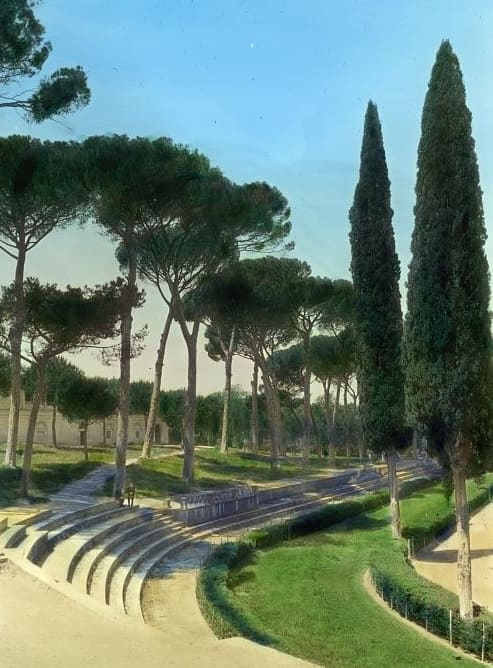
#> input picture design_handoff_phone_film/assets/scene.jpg, 493 x 668 px
$ python extract_lut.py ../design_handoff_phone_film/assets/scene.jpg ../design_handoff_phone_film/assets/scene.jpg ../design_handoff_phone_film/assets/scene.jpg
#> lines starting #> are read from the running program, lines starting #| are printed output that depends on the picture
"""
보정 전/후 사진 한 쌍에서 3D LUT(.cube)를 추출하는 스크립트

사용법:
    pip install numpy pillow scipy
    python tools/extract_lut.py my_film.cube before1.jpg after1.jpg [before2.jpg after2.jpg ...]

각 before / after 쌍은 같은 장면, 같은 구도(크롭 X)여야 합니다.
장면이 다른 쌍을 여러 개 주면 하나의 LUT로 합칩니다(권장: 하늘/피부/중립색/그림자 포함).
결과: my_film.cube (LUT), my_film_check.jpg (첫 쌍 기준 전 / LUT 적용 / 후 비교)
검증: 각 쌍의 아래 30%를 학습에서 빼 두고 그 영역의 오차를 따로 출력합니다.
"""
import io
import sys
sys.stdout.reconfigure(encoding="utf-8")
import numpy as np
from PIL import Image, ImageCms
from scipy.ndimage import gaussian_filter, map_coordinates

N = 33          # LUT 격자 크기 (17 / 33 / 65)
MAX_SIDE = 1200 # 분석용 축소 크기
SIGMA = 1.0     # 격자 평활화 강도 (클수록 부드럽고 덜 정확)
REG = 2e-5      # 데이터가 적은 색 영역은 원본 유지 쪽으로 당기는 정도
GATE_SIGMA = 4.5   # 게이트 밀도를 퍼뜨리는 정도(격자 단위). 작으면 경계가 가팔라져 하늘 같은 평탄한 곳의 잡음이 증폭된다
GATE_REF = 1.0e-5  # 격자점당 데이터 비율이 이 값 이상이면 효과 100%, 0이면 원본 그대로
MAX_GAIN = 2.0     # LUT 국소 기울기 상한: 입력의 작은 차이(센서 노이즈)를 이 배율 이상 벌리지 않는다. 1.0 = 원본과 같은 기울기
LAST_GRADE = None
LAST_GATE_COVERAGE = 0.0  # 마지막 build_lut에서 효과가 절반 이상 적용된 격자 비율(진단용)


def _icc_to_srgb(im, icc):
    """ICC 프로파일이 sRGB가 아니면(예: Display P3) sRGB로 변환한다. 앱의 카메라 프레임은 sRGB 기준이다."""
    if not icc:
        return im  # 프로파일 없음 -> sRGB로 간주
    try:
        src = ImageCms.ImageCmsProfile(io.BytesIO(icc))
        if "srgb" in ImageCms.getProfileDescription(src).strip().lower():
            return im
        intent = getattr(getattr(ImageCms, "Intent", ImageCms), "RELATIVE_COLORIMETRIC", None)
        if intent is None:
            intent = ImageCms.INTENT_RELATIVE_COLORIMETRIC
        return ImageCms.profileToProfile(im, src, ImageCms.createProfile("sRGB"), renderingIntent=intent, outputMode="RGB")
    except Exception as e:  # 변환 실패 시 원본 값 사용(경고)
        print(f"경고: 색 프로파일 변환 실패, 그대로 사용합니다 ({e})")
        return im


def load_pair(before_path, after_path):
    b0 = Image.open(before_path)
    b_icc = b0.info.get("icc_profile")
    scale = MAX_SIDE / max(b0.size)
    b = b0.convert("RGB")
    if scale < 1:
        b = b.resize((int(b.width * scale), int(b.height * scale)), Image.LANCZOS)
    b = _icc_to_srgb(b, b_icc)
    a0 = Image.open(after_path)
    a_icc = a0.info.get("icc_profile")
    a = _icc_to_srgb(a0.convert("RGB").resize(b.size, Image.LANCZOS), a_icc)
    f = lambda im: np.asarray(im, dtype=np.float32).reshape(-1, 3) / 255.0
    return b, a, f(b), f(a)


# ───────────── 보정 규칙(전역 모델) ─────────────
# 사진에 나온 색만 외우면 처음 보는 색에서 엉뚱해진다. 그래서 먼저 "보정이 색을 어떻게 바꾸는가"를 규칙으로 배운다.
#  1) 색온도/틴트: 모든 색에 같은 방향으로 걸리는 전역 이동(파랑<->노랑, 초록<->자홍). 선형광 RGB 채널 이득.
#  2) 밝기별 곡선: 그림자 들뜸/하이라이트 눌림(대비) -> Oklab 밝기 L의 이동
#  3) 밝기별 채도/색상/틴트: 색이 얼마나 바래는지, 어느 쪽으로 도는지, 그림자/하이라이트에 입히는 색 -> a,b 평면의 복소수 변환 z' = m*z + t
# 규칙은 색이 아니라 밝기에만 의존하므로 모든 색에 정의된다. 데이터가 없는 밝기는 원본 쪽으로 서서히 되돌린다.

NB = 20           # 밝기 구간 수
WB_LIMIT = (0.5, 2.0)


def _to_lin(c):
    c = np.clip(c, 0, 1)
    return np.where(c <= 0.04045, c / 12.92, ((c + 0.055) / 1.055) ** 2.4)


def _to_srgb(l):
    l = np.clip(l, 0, 1)
    return np.where(l <= 0.0031308, l * 12.92, 1.055 * l ** (1 / 2.4) - 0.055)


def to_oklab(rgb):
    return lin_to_oklab(_to_lin(rgb))


def lin_to_oklab(l):
    """선형광 RGB(0..1을 넘어도 됨) -> Oklab. 색온도 이득으로 1.0을 넘은 값을 자르지 않고 끝까지 가져가기 위해 분리했다."""
    r, g, b = l[..., 0], l[..., 1], l[..., 2]
    L_ = np.cbrt(0.4122214708 * r + 0.5363325363 * g + 0.0514459929 * b)
    M_ = np.cbrt(0.2119034982 * r + 0.6806995451 * g + 0.1073969566 * b)
    S_ = np.cbrt(0.0883024619 * r + 0.2817188376 * g + 0.6299787005 * b)
    return np.stack([
        0.2104542553 * L_ + 0.7936177850 * M_ - 0.0040720468 * S_,
        1.9779984951 * L_ - 2.4285922050 * M_ + 0.4505937099 * S_,
        0.0259040371 * L_ + 0.7827717662 * M_ - 0.8086757660 * S_,
    ], axis=-1)


def from_oklab(lab):
    L, a, b = lab[..., 0], lab[..., 1], lab[..., 2]
    l_ = L + 0.3963377774 * a + 0.2158037573 * b
    m_ = L - 0.1055613458 * a - 0.0638541728 * b
    s_ = L - 0.0894841775 * a - 1.2914855480 * b
    l, m, s = l_ ** 3, m_ ** 3, s_ ** 3
    lin = np.stack([
        4.0767416621 * l - 3.3077115913 * m + 0.2309699292 * s,
        -1.2684380046 * l + 2.6097574011 * m - 0.3413193965 * s,
        -0.0041960863 * l - 0.7034186147 * m + 1.7076147010 * s,
    ], axis=-1)
    return _to_srgb(lin)


NEUTRAL_CHROMA = 0.035   # 원본에서 이 값보다 채도가 낮은 픽셀을 "원래 회색"으로 본다(Oklab 채도)
WB_ZONES = [(0.30, 0.50), (0.50, 0.70), (0.70, 0.92)]  # 밝기 구간(그림자 쪽, 중간, 밝은 쪽). 가장 어두운 쪽은 그림자 들뜸이 섞여 제외
WB_ZONE_MIN = 500         # 구간별 최소 중립색 픽셀 수
WB_CONSISTENT = 0.12      # 구간별 로그 이득 벡터가 이 값 안에서 일치해야 "전역 색온도 이동"으로 인정
LAST_WB_INFO = ""


def fit_white_balance(src, dst):
    """전역 색온도/틴트: **원래 회색이던 픽셀**(중립색)이 보정 후 어느 색이 되었는지, 밝기 구간별로 잰다.
    - 포화된 색(예: 짙은 남색 밤하늘 -> 회색)의 변화는 색온도가 아니라 채도 변화라서 제외한다.
    - 구간마다 이동 방향이 다르면(그림자는 차갑게, 밝은 곳은 따뜻하게 같은 스플릿 톤) 전역 이동이 아니므로 0으로 두고
      밝기별 틴트(fit_grade)가 담당한다. 구간이 하나뿐이면 일관성을 확인할 수 없으므로 절반만 반영한다.
    전체 밝기는 밝기 곡선이 담당하므로 이득의 기하평균은 1로 맞춘다."""
    global LAST_WB_INFO
    lab = to_oklab(src)
    chroma = np.hypot(lab[:, 1], lab[:, 2])
    sl, dl = _to_lin(src), _to_lin(dst)
    base = (chroma < NEUTRAL_CHROMA) & (dl.min(1) > 0.02) & (dl.max(1) < 0.95)
    vecs, counts = [], []
    for lo, hi in WB_ZONES:
        m = base & (lab[:, 0] >= lo) & (lab[:, 0] < hi)
        if m.sum() >= WB_ZONE_MIN:
            lr = np.median(np.log(dl[m] / np.maximum(sl[m], 1e-4)), axis=0)
            vecs.append(lr - lr.mean()); counts.append(int(m.sum()))
    if not vecs:
        LAST_WB_INFO = "중립색 부족 -> 색온도 이동 0"
        return np.ones(3)
    spread = max(np.abs(v - vecs[0]).max() for v in vecs)
    if len(vecs) >= 2 and spread > WB_CONSISTENT:
        LAST_WB_INFO = f"구간별 방향이 달라(스플릿 톤, 편차 {spread:.2f}) 전역 이동 0, 밝기별 틴트가 담당"
        return np.ones(3)
    w = np.array(counts, float)
    lr = sum(v * wi for v, wi in zip(vecs, w)) / w.sum()
    if len(vecs) == 1:
        lr = lr * 0.5
        LAST_WB_INFO = f"구간 1개({counts[0]}픽셀)라 일관성 확인 불가 -> 절반만 반영"
    else:
        LAST_WB_INFO = f"{len(vecs)}개 구간이 일관됨(편차 {spread:.2f}, {sum(counts)}픽셀)"
    return np.clip(np.exp(lr), *WB_LIMIT)


# [27 lines left out: functions kelvin_to_linear_rgb, kelvin_white_balance, not called in this run]


def apply_white_balance(rgb, g):
    return _to_srgb(_to_lin(rgb) * g)

# ───────────── 파라미터로 만드는 룩(사진 쌍을 쓰지 않음) ─────────────
# 보정 사진에서 학습하면 그 사진의 바램/낮은 대비까지 따라가서 색이 죽을 수 있다. 그래서 원하는 룩을 직접 숫자로 정한다.
# 순서: 색온도(화이트밸런스) -> RGB 원색 채도 -> 대비 -> 하이라이트 밝기. 모두 Oklab 공간에서 처리한다.
PRIMARY_HUES = {"red": 29.0, "green": 142.0, "blue": 264.0}  # Oklab 색상각(도)
HUE_WIDTH = 32.0           # 원색 주변으로 효과가 퍼지는 폭(도, 가우시안 표준편차)
CONTRAST_PIVOT = 0.60      # 대비 기준 밝기(Oklab L). sRGB 중간 회색이 약 0.6
HIGHLIGHT_START = (0.50, 0.95)  # 하이라이트로 보는 밝기 구간


# [7 lines left out: function _hue_weight, not called in this run]


def _smoothstep(e0, e1, x):
    t = np.clip((x - e0) / (e1 - e0), 0, 1)
    return t * t * (3 - 2 * t)


# [56 lines left out: functions _fit_gamut, _raw_rgb, parametric_lut, not called in this run]


# ───────────── 색상 범위 보정(후처리) ─────────────
GREEN_HUE = 140.0   # Oklab 색상각: 초록 약 140도, 청록(시안) 약 195도. 각도가 커지는 쪽이 청록이다.


# [22 lines left out: functions read_cube, hue_tweak_lut, not called in this run]


def kelvin_only_lut(kelvin):
    """색온도만 바꾸는 LUT(대비/채도 유지). parametric_lut 의 특수한 경우."""
    return parametric_lut(kelvin=kelvin)


def _smooth_bins(vals, w, sigma=1.2):
    """구간 축으로 신뢰도 가중 평균. 반환: (평활된 값, 평활된 신뢰도)"""
    k = np.exp(-0.5 * (np.arange(-4, 5) / sigma) ** 2)
    k /= k.sum()
    num = np.convolve(vals * w, k, mode="same")
    den = np.convolve(w, k, mode="same")
    out = np.where(den > 1e-9, num / np.maximum(den, 1e-9), 0.0)
    return out, np.clip(den, 0, 1)


def fit_grade(src, dst, kelvin=None):
    """보정 규칙을 학습해 dict로 돌려준다. kelvin이 있으면 색온도를 그 값으로 고정하고(사진에서 추정하지 않음),
    밝기별 곡선/채도/틴트는 그 색온도를 적용한 뒤의 잔여 변화로 학습한다."""
    global LAST_WB_INFO
    if kelvin is not None:
        g = kelvin_white_balance(kelvin)
        LAST_WB_INFO = f"색온도 {kelvin:.0f}K로 고정(낮 햇빛 6500K 장면은 파랗게 변함), 틴트/색상 이동은 학습하지 않고 밝기 곡선과 채도만 학습"
    else:
        g = fit_white_balance(src, dst)
    s2 = apply_white_balance(src, g)
    lab_s, lab_d = to_oklab(s2), to_oklab(dst)
    Ls = lab_s[:, 0]
    edges = np.linspace(0, 1, NB + 1)
    centers = (edges[:-1] + edges[1:]) / 2
    which = np.clip(np.digitize(Ls, edges) - 1, 0, NB - 1)
    # 구간을 믿는 데 필요한 픽셀 수. 색온도를 고정하는 필름은 소수의 픽셀(예: 야경의 가로등)로 밝은 구간의
    # 채도 규칙을 배우지 않도록 이미지의 1% 이상이 있는 구간만 믿는다.
    n0 = max(2000.0, 0.01 * len(src)) if kelvin is not None else max(300.0, 0.0015 * len(src))
    dL = np.zeros(NB); mr = np.ones(NB); mi = np.zeros(NB); tr = np.zeros(NB); ti = np.zeros(NB); conf = np.zeros(NB)
    zs = lab_s[:, 1] + 1j * lab_s[:, 2]
    zd = lab_d[:, 1] + 1j * lab_d[:, 2]
    for k in range(NB):
        sel = which == k
        n = int(sel.sum())
        if n < 30:
            continue
        conf[k] = 1 - np.exp(-n / n0)
        dL[k] = (lab_d[sel, 0] - Ls[sel]).mean()
        z, zp = zs[sel], zd[sel]
        lam = 0.02 ** 2 * n                       # 채도 변화가 거의 없는 구간은 m=1(원본 채도) 쪽으로 당긴다
        if kelvin is not None:
            # 색온도 고정 필름: 틴트/색상 이동(t, 회전)을 학습하면 야경 데이터에 맞추느라 고정한 색온도를 되돌려 버린다.
            # 그래서 채도 배율(실수 m)만 학습한다. 야경의 남색이 회색이 된 것은 "파랑을 되돌리는 틴트"가 아니라 "채도 감소"로 설명된다.
            m = (np.sum((np.conj(z) * zp).real) + lam) / (np.sum(np.abs(z) ** 2) + lam)
            mr[k] = float(m)
            continue
        zc, zpc = z - z.mean(), zp - zp.mean()
        m = (np.sum(np.conj(zc) * zpc) + lam) / (np.sum(np.abs(zc) ** 2) + lam)
        t = zp.mean() - m * z.mean()
        mr[k], mi[k], tr[k], ti[k] = m.real, m.imag, t.real, t.imag
    # 구간 축 평활 + 데이터 없는 구간은 항등(원본)으로
    sm = {}
    for name, v, ident in (("dL", dL, 0.0), ("mr", mr, 1.0), ("mi", mi, 0.0), ("tr", tr, 0.0), ("ti", ti, 0.0)):
        sv, c = _smooth_bins(v, conf)
        sm[name] = c * sv + (1 - c) * ident
    sm["conf"] = _smooth_bins(np.zeros(NB), conf)[1]
    return {"g": g, "centers": centers, **sm}


def apply_grade(rgb, grade):
    """학습한 규칙을 임의의 색(N x 3, 0..1)에 적용한다."""
    s2 = apply_white_balance(rgb, grade["g"])
    lab = to_oklab(s2)
    L = lab[..., 0]
    c = grade["centers"]
    f = lambda key: np.interp(L, c, grade[key])
    out_L = L + f("dL")
    z = (lab[..., 1] + 1j * lab[..., 2]) * (f("mr") + 1j * f("mi")) + (f("tr") + 1j * f("ti"))
    return np.clip(from_oklab(np.stack([out_L, z.real, z.imag], axis=-1)), 0, 1)


def describe_grade(grade):
    g = grade["g"]
    warm = np.log(g[0] / g[2])  # 빨강/파랑 이득비: 양수면 따뜻하게, 음수면 차갑게
    tint = np.log(g[1] / np.sqrt(g[0] * g[2]))  # 초록 이득 / 빨강·파랑 평균: 양수면 초록 쪽
    temp = "따뜻하게(노랑 쪽)" if warm > 0.02 else "차갑게(파랑 쪽)" if warm < -0.02 else "거의 그대로"
    tn = "초록 쪽" if tint > 0.02 else "자홍 쪽" if tint < -0.02 else "거의 그대로"
    return f"색온도 이동: {temp} {abs(warm)*100:.0f}% / 틴트: {tn} {abs(tint)*100:.0f}% (채널 이득 R{g[0]:.2f} G{g[1]:.2f} B{g[2]:.2f})"


def local_gain(lut):
    """격자점마다 입력이 한 칸(1/(N-1)) 변할 때 출력이 변하는 최대 배율(세 축 중 최댓값)."""
    g = np.zeros(lut.shape[:3])
    for ax in range(3):
        d = np.abs(np.diff(lut, axis=ax)).max(axis=-1) * (N - 1)
        pad = [(0, 0)] * 3
        pad[ax] = (0, 1)
        g = np.maximum(g, np.pad(d, pad, mode="edge"))
    return g


def limit_gain(lut, max_gain=None, iters=60):
    """국소 기울기가 max_gain을 넘는 곳만 주변 평균 쪽으로 펴서 노이즈 증폭과 밴딩을 막는다.
    상한을 넘는 정도에 비례해 섞으므로, 이미 완만한 곳(보정 색감 대부분)은 그대로다."""
    max_gain = MAX_GAIN if max_gain is None else max_gain
    out = lut.copy()
    for _ in range(iters):
        over = np.clip((local_gain(out) - max_gain) / max_gain, 0, 1)
        if over.max() <= 0.01:
            break
        m = np.clip(gaussian_filter(over, 1.0, mode="nearest") * 1.5, 0, 1)[..., None] * 0.6
        smooth = np.stack([gaussian_filter(out[..., c], 1.0, mode="nearest") for c in range(3)], axis=-1)
        out = out * (1 - m) + smooth * m
    return out


def build_lut(src, dst, kelvin=None):
    grade = fit_grade(src, dst, kelvin)
    delta = dst - apply_grade(src, grade)  # 규칙으로 설명 안 되는 잔차(장면 고유의 미세 보정)만 LUT 격자로
    global LAST_GRADE
    LAST_GRADE = grade
    pos = np.clip(src, 0, 1) * (N - 1)
    i0 = np.minimum(np.floor(pos).astype(int), N - 2)
    frac = pos - i0

    sum_w = np.zeros(N ** 3, dtype=np.float64)
    sum_d = np.zeros((N ** 3, 3), dtype=np.float64)

    # 각 픽셀을 주변 8개 격자점에 트라이리니어로 분배(splatting)
    for dr in (0, 1):
        for dg in (0, 1):
            for db in (0, 1):
                w = (
                    (frac[:, 0] if dr else 1 - frac[:, 0])
                    * (frac[:, 1] if dg else 1 - frac[:, 1])
                    * (frac[:, 2] if db else 1 - frac[:, 2])
                )
                idx = ((i0[:, 0] + dr) * N + (i0[:, 1] + dg)) * N + (i0[:, 2] + db)
                sum_w += np.bincount(idx, weights=w, minlength=N ** 3)
                for c in range(3):
                    sum_d[:, c] += np.bincount(idx, weights=w * delta[:, c], minlength=N ** 3)

    sum_w = sum_w.reshape(N, N, N)
    sum_d = sum_d.reshape(N, N, N, 3)

    # 정규화 컨볼루션: 빈 격자점은 이웃 데이터로 채우고, 데이터가 없으면 delta=0(원본 유지)
    reg = REG * len(src)
    w_s = gaussian_filter(sum_w, SIGMA, mode="nearest")
    lut_delta = np.zeros_like(sum_d)
    for c in range(3):
        d_s = gaussian_filter(sum_d[..., c], SIGMA, mode="nearest")
        lut_delta[..., c] = d_s / (w_s + reg)

    grid = np.stack(np.meshgrid(*[np.linspace(0, 1, N)] * 3, indexing="ij"), axis=-1)
    base = apply_grade(grid.reshape(-1, 3), grade).reshape(N, N, N, 3)  # 규칙은 모든 색에 정의되므로 게이트하지 않는다

    # 게이트: 학습 데이터가 없는 색에서는 다항식 외삽이 엉뚱한 색(예: 초록 -> 갈색)을 만든다.
    # 데이터 밀도가 낮을수록 원본(grid) 쪽으로 되돌려, 모르는 색은 건드리지 않는다.
    global LAST_GATE_COVERAGE
    density = gaussian_filter(sum_w, GATE_SIGMA, mode="nearest") / len(src)
    t = np.clip(density / GATE_REF, 0, 1)
    gate = t * t * (3 - 2 * t)
    LAST_GATE_COVERAGE = float((gate > 0.5).mean())
    out = base + gate[..., None] * lut_delta  # 규칙(전역) + 데이터가 있는 곳의 잔차(게이트)
    out = limit_gain(np.clip(out, 0, 1))
    return np.clip(out, 0, 1).astype(np.float32)  # [r, g, b, 3]


def apply_lut(img_rgb01, lut):
    pos = np.clip(img_rgb01, 0, 1) * (N - 1)
    coords = [pos[:, c] for c in range(3)]
    out = np.stack(
        [map_coordinates(lut[..., c], coords, order=1, mode="nearest") for c in range(3)],
        axis=-1,
    )
    return np.clip(out, 0, 1)


def write_cube(path, lut, title="Film"):
    with open(path, "w") as f:
        f.write(f'TITLE "{title}"\nLUT_3D_SIZE {N}\nDOMAIN_MIN 0 0 0\nDOMAIN_MAX 1 1 1\n')
        # .cube 순서: R이 가장 빨리 변함 -> [b][g][r]
        for b in range(N):
            for g in range(N):
                for r in range(N):
                    v = lut[r, g, b]
                    f.write(f"{v[0]:.6f} {v[1]:.6f} {v[2]:.6f}\n")


def load_pairs(paths, holdout=0.3):
    tr_s, tr_d, te_s, te_d, first = [], [], [], [], None
    for bp, ap in zip(paths[0::2], paths[1::2]):
        b_img, a_img, src, dst = load_pair(bp, ap)
        if first is None:
            first = (b_img, a_img, src, dst)
        w, h = b_img.size
        cut = int(h * (1 - holdout)) * w
        tr_s.append(src[:cut]); tr_d.append(dst[:cut])
        te_s.append(src[cut:]); te_d.append(dst[cut:])
    return first, [np.concatenate(x) for x in (tr_s, tr_d, te_s, te_d)]


def run(out_p, pair_paths, check_path="auto", title=None, kelvin=None):
    """사진 쌍(경로 목록: before1, after1, before2, after2 ...)에서 LUT를 만들어 out_p에 저장한다.
    check_path: "auto"면 out_p 옆에 _check.jpg 저장, None이면 저장하지 않음, 경로면 그곳에 저장."""
    (b_img, a_img, src0, dst0), (tr_s, tr_d, te_s, te_d) = load_pairs(pair_paths)

    # 1) 검증: 학습에서 뺀 영역으로 정확도 측정
    lut_v = build_lut(tr_s, tr_d, kelvin)
    e = lambda p, d: np.abs(p - d).mean() * 255
    print(f"[검증] 학습 영역 오차 {e(apply_lut(tr_s, lut_v), tr_d):.2f} / "
          f"보지 않은 영역 오차 {e(apply_lut(te_s, lut_v), te_d):.2f} (보정 전 {e(te_s, te_d):.2f})")

    # 2) 최종 LUT는 전체 데이터로
    all_s, all_d = np.concatenate([tr_s, te_s]), np.concatenate([tr_d, te_d])
    lut = build_lut(all_s, all_d, kelvin)
    name = title or out_p.replace("\\", "/").rsplit("/", 1)[-1].rsplit(".", 1)[0]
    write_cube(out_p, lut, title=name)
    print("보정 규칙 -", describe_grade(LAST_GRADE), f"[{LAST_WB_INFO}]")
    print(f"장면 고유 보정이 적용되는 색 영역: 전체 색 공간의 {LAST_GATE_COVERAGE*100:.1f}% (나머지는 원본 유지)")
    print(f"전체 평균 오차(0~255): 보정 전 {e(all_s, all_d):.2f} -> LUT 적용 후 {e(apply_lut(all_s, lut), all_d):.2f}")
    g = np.linspace(0, 1, 5)[:, None].repeat(3, 1)
    print("회색 램프:", " | ".join("%.2f→%.2f,%.2f,%.2f" % (i[0], *o) for i, o in zip(g, apply_lut(g, lut))))
    print(f"저장: {out_p}")

    if check_path is not None:
        if check_path == "auto":
            check_path = out_p.rsplit(".", 1)[0] + "_check.jpg"
        pred = apply_lut(src0, lut)
        w, h = b_img.size
        pred_img = Image.fromarray((pred.reshape(h, w, 3) * 255).astype(np.uint8))
        sheet = Image.new("RGB", (w * 3, h))
        for i, im in enumerate([b_img, pred_img, a_img]):
            sheet.paste(im, (w * i, 0))
        sheet.save(check_path, quality=90)
        print(f"비교 이미지: {check_path}  (왼쪽 전 / 가운데 LUT 적용 / 오른쪽 후)")


def main():
    if len(sys.argv) < 4 or len(sys.argv) % 2 != 0:
        print(__doc__)
        sys.exit(1)
    run(sys.argv[1], sys.argv[2:])
#> in load_pair, b0 is the input picture: PIL image 493x668 RGB; mean R, G, B 103, 126, 113.2
#> after the loop in fit_white_balance, `for lo, hi in WB_ZONES:`: counts = [33385, 6338, 14539]; vecs = [[0, 0, 0], [0, 0, 0], [0, 0, 0]]
#> in fit_white_balance, `spread = max(np.abs(v - vecs[0]).max() for v in vecs)`: spread = 0
#> in fit_white_balance, `w = np.array(counts, float)`: w = [33385, 6338, 14539]
#> in fit_white_balance, `LAST_WB_INFO = f"{len(vecs)}개 구간이 일관됨(편차 {spread:.2f}, {sum(counts)}픽셀)"`: LAST_WB_INFO = '3개 구간이 일관됨(편차 0.00, 54262픽셀)'
#> in fit_grade, `g = fit_white_balance(src, dst)`: g = [1, 1, 1]
#> in fit_grade, `n0 = max(2000.0, 0.01 * len(src)) if kelvin is not None else max(300.0..`: n0 = 345.3
#> the loop in fit_grade, `for k in range(NB):` made 20 passes
#> (n, lam) on passes 3 to 14: (270, 0.108), (5045, 2.02), (19026, 7.61), (29070, 11.63), (25188, 10.08), (18695, 7.48), (13682, 5.47), (7870, 3.15), (5279, 2.11), (4935, 1.97), (4583, 1.83), (3331, 1.33)
#> n on passes 1 to 2: 0, 7
#> after the loop in fit_grade, `for k in range(NB):`: conf = 20 values, max 1 at index 4, min 0 at index 0, mean 0.838; dL = 20 values, max 1.75e-08 at index 12, min -9.85e-10 at index 17, mean 4.13e-09; mi = 20 values, max 4.6e-08 at index 13, min -7.01e-08 at index 14, mean -2.17e-09; mr = 20 values, max 1 at index 7, min 1 at index 17, mean 1; ti = 20 values, max 4.73e-09 at index 13, min -5.89e-09 at index 14, mean -2.52e-10; tr = 20 values, max 5.69e-09 at index 17, min -7.35e-09 at index 12, mean -1.25e-12
#> the loop in fit_grade, `for name, v, ident in (("dL", dL, 0.0), ("mr", mr, 1.0), ("mi", mi, 0...` made 5 passes
#> after the loop in fit_grade, `for name, v, ident in (("dL", dL, 0.0), ("mr", mr, 1.0), ("mi", mi, 0...`: sm = 5 items
#> in build_lut, `grade = fit_grade(src, dst, kelvin)`: grade = 8 items
#> in apply_grade, `c = grade["centers"]`: c = 20 values from 0.025 to 0.975
#> in build_lut, `LAST_GRADE = grade`: LAST_GRADE = 8 items
#> in build_lut, `reg = REG * len(src)`: reg = 4.6
#> in build_lut, `LAST_GATE_COVERAGE = float((gate > 0.5).mean())`: LAST_GATE_COVERAGE = 0.454
#> in apply_lut, `coords = [pos[:, c] for c in range(3)]`: coords = 3 items
#| [검증] 학습 영역 오차 0.00 / 보지 않은 영역 오차 0.00 (보정 전 0.00)
#> the loop in fit_grade (call 2), `for k in range(NB):` made 20 passes
#> (n, lam) on passes 3 to 14: (346, 0.138), (5563, 2.23), (19814, 7.93), (31840, 12.74), (29877, 11.95), (26106, 10.44), (21666, 8.67), (16085, 6.43), (15459, 6.18), (18481, 7.39), (12777, 5.11), (6848, 2.74)
#> the loop in fit_grade (call 2), `for name, v, ident in (("dL", dL, 0.0), ("mr", mr, 1.0), ("mi", mi, 0...` made 5 passes
#> in describe_grade, `g = grade["g"]`: g = [1, 1, 1]
#> in describe_grade, `warm = np.log(g[0] / g[2])`: warm = 0
#> in describe_grade, `temp = "따뜻하게(노랑 쪽)" if warm > 0.02 else "차갑게(파랑 쪽)" if warm < -0.02 el..`: temp = '거의 그대로'
#| 보정 규칙 - 색온도 이동: 거의 그대로 0% / 틴트: 거의 그대로 0% (채널 이득 R1.00 G1.00 B1.00) [3개 구간이 일관됨(편차 0.00, 76203픽셀)]
#| 장면 고유 보정이 적용되는 색 영역: 전체 색 공간의 51.2% (나머지는 원본 유지)
#| 전체 평균 오차(0~255): 보정 전 0.00 -> LUT 적용 후 0.00
#| 회색 램프: 0.00→0.00,0.00,0.00 | 0.25→0.25,0.25,0.25 | 0.50→0.50,0.50,0.50 | 0.75→0.75,0.75,0.75 | 1.00→1.00,1.00,1.00
#> in run, `sheet = Image.new("RGB", (w * 3, h))`: sheet: PIL image 1479x668 RGB; every value is 0
#> the loop in run, `for i, im in enumerate([b_img, pred_img, a_img]):` made 3 passes
#> after the loop in run, `for i, im in enumerate([b_img, pred_img, a_img]):`:
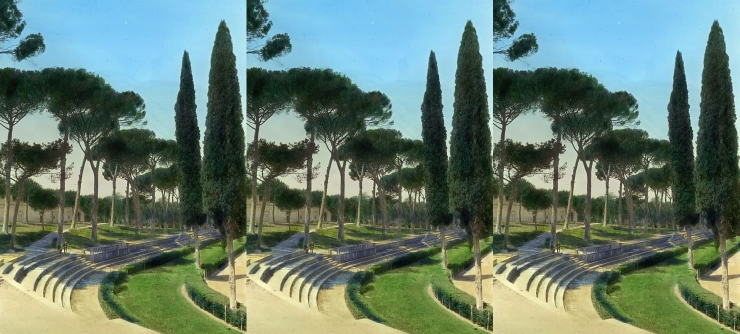
#> sheet: PIL image 1479x668 RGB (shown at 1/2 size); mean R, G, B 102.9, 126, 113


if __name__ == "__main__":
    main()
